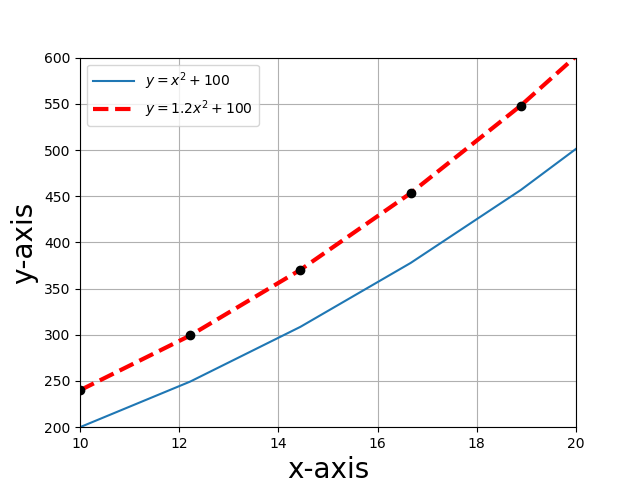

The script that saved this image:
import numpy as np
import matplotlib.pyplot as plt

fig = plt.figure()
ax = fig.add_subplot(111)
x = np.linspace(10, 30, 10)
y = x*x + 100

ax.plot(x, y, label='$y=x^{2}+100$')
ax.plot(x, 1.2*y, linewidth=3, linestyle='--', color='red', label='$y=1.2x^{2}+100$')
ax.plot(x, 1.2*y, 'o', color='black')

ax.set_xlabel('x-axis', fontsize=20)
ax.set_ylabel('y-axis', fontsize=20)
ax.set_xlim(10., 20.)
ax.set_ylim(200., 600.)

ax.legend(handlelength=3, loc='upper left')
ax.grid(True)

fig.savefig('matp2.pdf')
fig.savefig('matp2.png')
